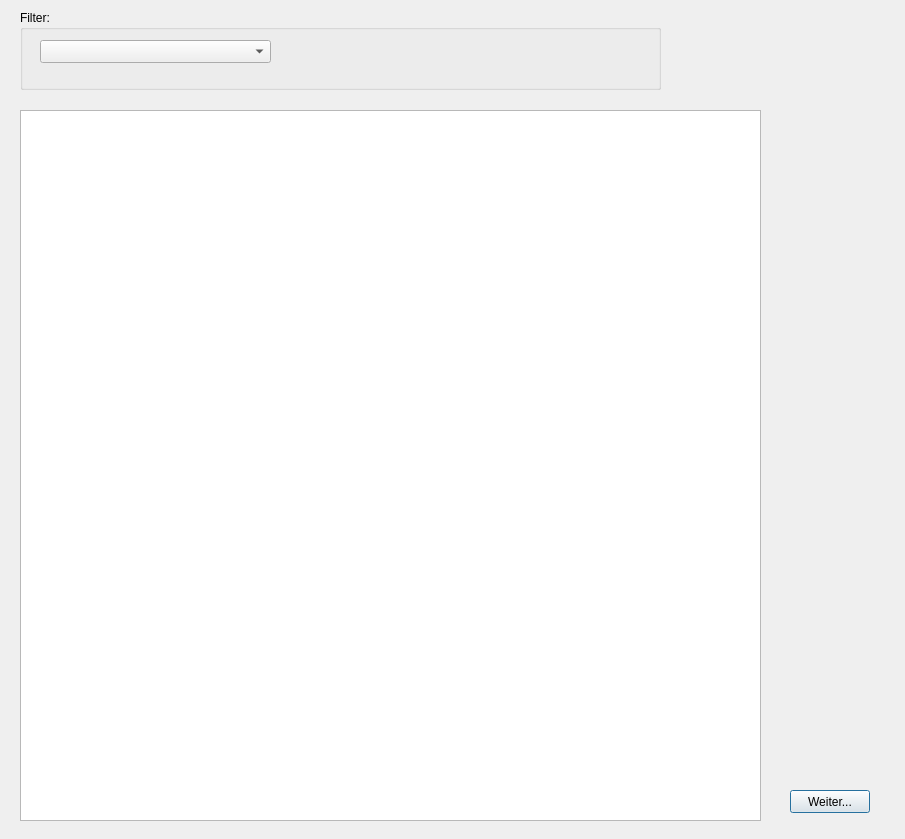
<?xml version="1.0" encoding="UTF-8"?>
<ui version="4.0">
 <class>Dialog</class>
 <widget class="QDialog" name="Dialog">
  <property name="geometry">
   <rect>
    <x>0</x>
    <y>0</y>
    <width>905</width>
    <height>839</height>
   </rect>
  </property>
  <property name="windowTitle">
   <string>Dialog</string>
  </property>
  <widget class="QGroupBox" name="groupBox">
   <property name="geometry">
    <rect>
     <x>20</x>
     <y>10</y>
     <width>641</width>
     <height>80</height>
    </rect>
   </property>
   <property name="title">
    <string>Filter:</string>
   </property>
   <widget class="QComboBox" name="comboBox_vertrag">
    <property name="geometry">
     <rect>
      <x>20</x>
      <y>30</y>
      <width>231</width>
      <height>23</height>
     </rect>
    </property>
   </widget>
  </widget>
  <widget class="QPushButton" name="pushButton_weiter">
   <property name="geometry">
    <rect>
     <x>790</x>
     <y>790</y>
     <width>80</width>
     <height>23</height>
    </rect>
   </property>
   <property name="text">
    <string>Weiter...</string>
   </property>
  </widget>
  <widget class="QTableWidget" name="tableWidget_Vertrag">
   <property name="geometry">
    <rect>
     <x>20</x>
     <y>110</y>
     <width>741</width>
     <height>711</height>
    </rect>
   </property>
  </widget>
 </widget>
 <resources/>
 <connections/>
</ui>
